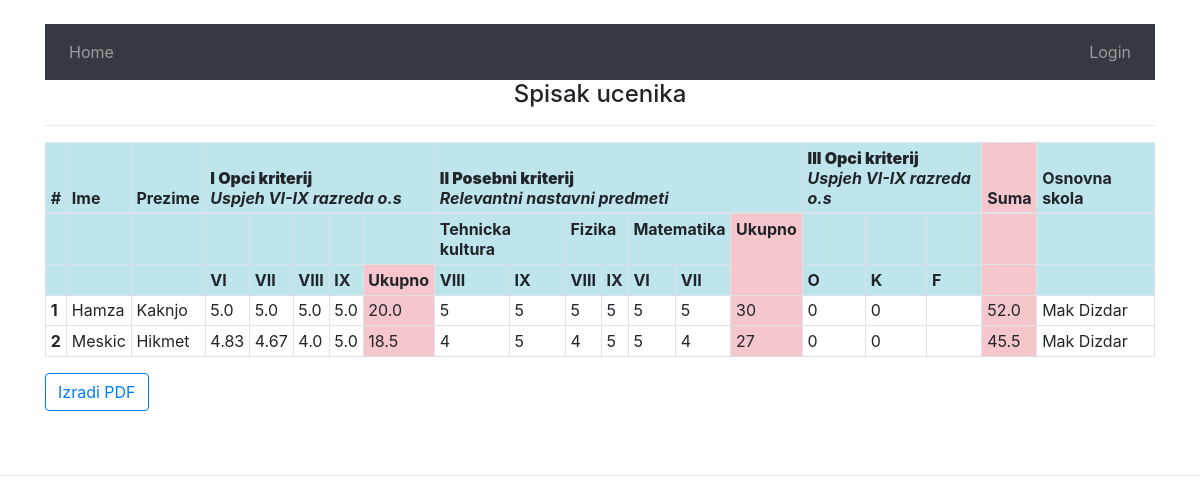
Screenshot of /tscze/smjer/3 with the database file from the repository.
### tehnicka/models.py (models this page shows, shortened)
class Kljucni_Predmeti(models.Model):
    naziv_pr=models.CharField(max_length=40)
    smjer=models.ManyToManyField(Smjer)

class Ucenik(models.Model):
    ime=models.CharField(max_length=60)
    prezime=models.CharField(max_length=60)
    godina_upisa=models.IntegerField(default=current_year)
    smjer=models.ManyToManyField(Smjer)
    skola_id=models.ForeignKey(Skola, on_delete=models.CASCADE )
    ukupno_bodova=models.FloatField(default='0')
    class Meta:
        verbose_name_plural = "Učenici"

class Skola(models.Model):
    ime_skole=models.CharField(max_length=60)
    class Meta:
        verbose_name_plural='Skole'

### tehnicka/views.py (the view)
# urls.py: path("smjer/<int:smjer_id>", views.index, name='index'),
def index(request,smjer_id):
    message=''
    if request.session.get('message'):
        message='Korisnik obrisan!'
        del request.session['message']
    return racunajStatistiku(request, smjer_id, message)

### tehnicka/templates/tehnicka/index.html (shortened to what this page needs)
{% extends "tehnicka/base.html" %}
{% block body %}
  <div class="container">
    <h4 style="text-align:center">  Spisak ucenika {{ br1  }} {{br2}}</h4>
    <hr>
      <div class="table-responsive" id="tbl_svi_ucenici">
        <table class="table table-sm table-hover table-bordered">
          <thead>
            <tr>
              <th  class="table-info" scope="col" rowspan="2">#</th>
              <th  class="table-info" scope="col" rowspan="3">Ime</th>
              <th  class="table-info" scope="col" rowspan="3">Prezime</th>
              <th  class="table-info" scope="col" rowspan="3" colspan="5" ><strong>I Opci kriterij </strong>
              <br> <em> Uspjeh VI-IX razreda o.s </em></th>
              <th  class="table-info" scope="col" rowspan="3" colspan="7" ><strong> II Posebni kriterij</strong>
              <br> <em> Relevantni nastavni predmeti </em></th>
              <th  class="table-info" scope="col" rowspan="3" colspan="3" ><strong>III Opci kriterij</strong>
              <br> <em> Uspjeh VI-IX razreda o.s</em></th>
              <th  class="table-danger" scope="col" rowspan="3"colspan="1">Suma</th>
              <th  class="table-info" scope="col" rowspan="3">Osnovna skola</th>
            </tr>
          </thead>
          <tbody>
            <tr>
              <th class="table-info" scope="col" rowspan="1"></th>
              <th class="table-info" scope="col" rowspan="1"></th>
              <th class="table-info" scope="col" rowspan="1"></th>
              <th class="table-info" scope="col" rowspan="1"></th>
              <th class="table-info" scope="col" rowspan="1"></th>
              <th class="table-info" scope="col" rowspan="1"></th>
              <th class="table-info" scope="col" rowspan="1"></th>
              <th class="table-info" scope="col" rowspan="1"></th>
            {% for predmet in kljucni_predmeti %}
              <th  class="table-info" scope="col" rowspan="1" colspan="2" >{{ predmet.naziv_pr }}</th>
                {% endfor %}
              <th  class="table-danger" scope="col" rowspan="2" colspan="1"> <center> Ukupno </center>  </th>
              <th class="table-info" scope="col" rowspan="1"></th>
              <th class="table-info" scope="col" rowspan="1"></th>
              <th class="table-info" scope="col" rowspan="1"></th>
              <th class="table-danger" scope="col" rowspan="1"></th>
              <th class="table-info" scope="col" rowspan="1"></th>
            </tr>
            <tr>
              <th class="table-info" scope="col" rowspan="1"></th>
              <th class="table-info" scope="col" rowspan="1"></th>
              <th class="table-info" scope="col" rowspan="1"></th>
              <th class="table-info" scope="col" rowspan="1"> VI </th>
              <th class="table-info" scope="col" rowspan="1"> VII </th>
              <th class="table-info" scope="col" rowspan="1"> VIII </th>
              <th class="table-info" scope="col" rowspan="1"> IX </th>
              <th class="table-danger" scope="col" rowspan="1"> <center> Ukupno </center> </th>
              <th class="table-info" scope="col" rowspan="1"> VIII </th>
              <th class="table-info" scope="col" rowspan="1"> IX </th>
              <th class="table-info" scope="col" rowspan="1"> VIII </th>
              <th class="table-info" scope="col" rowspan="1"> IX </th>
              <th class="table-info" scope="col" rowspan="1"> VI </th>
              <th class="table-info" scope="col" rowspan="1"> VII </th>
              <th class="table-info" scope="col" rowspan="1">O</th>
              <th class="table-info" scope="col" rowspan="1">K</th>
              <th class="table-info" scope="col" rowspan="1">F</th>
              <th class="table-danger" scope="col" rowspan="1"></th>
              <th class="table-info" scope="col" rowspan="1"></th>
            </tr>
            <tr>
              {% for ucenik in ucenici %}
              <tr>
                <th scope="row">{{ forloop.counter }}</th>
                <td>{{ ucenik.ime }}</td>
                <td>{{ ucenik.prezime }}</td>
                {% for key, value in prosjek_6.items %}
                  {% if key == ucenik.id %}
                  <td>{{ value }}</td>
                  {% endif %}
                {% endfor%}
                {% for key, value in prosjek_7.items %}
                  {% if key == ucenik.id %}
                  <td>{{ value }}</td>
                  {% endif %}
                {% endfor%}
                {% for key, value in prosjek_8.items %}
                  {% if key == ucenik.id %}
                  <td>{{ value }}</td>
                  {% endif %}
                {% endfor%}
                {% for key, value in prosjek_9.items %}
                  {% if key == ucenik.id %}
                  <td>{{ value }}</td>
                  {% endif %}
                {% endfor%}
                {% for key, value in prosjek_ukupno.items %}
                  {% if key == ucenik.id %}
                  <td class="table-danger">{{ value }}</td>
                  {% endif %}
                {% endfor%}
                {% for key, value in posebni_predmet_1_ocjena_razred8.items %}
                  {% if key == ucenik.id %}
                  <td>{{ value }}</td>
                  {% endif %}
                {% endfor%}
                {% for key, value in posebni_predmet_1_ocjena_razred9.items %}
                  {% if key == ucenik.id %}
                  <td>{{ value }}</td>
                  {% endif %}
                {% endfor%}
                {% for key, value in posebni_predmet_2_ocjena_razred8.items %}
                  {% if key == ucenik.id %}
                  <td>{{ value }}</td>
                  {% endif %}
                {% endfor%}
                {% for key, value in posebni_predmet_2_ocjena_razred9.items %}
                  {% if key == ucenik.id %}
                  <td>{{ value }}</td>
                  {% endif %}
                {% endfor%}
                {% for key, value in posebni_predmet_3_ocjena_razred6.items %}
                  {% if key == ucenik.id %}
                  <td>{{ value }}</td>
                  {% endif %}
                {% endfor%}
                {% for key, value in posebni_predmet_3_ocjena_razred7.items %}
                  {% if key == ucenik.id %}
                  <td>{{ value }}</td>
                  {% endif %}
                {% endfor%}
                {% for key, value in posebni_predmet_ukupno.items %}
                  {% if key == ucenik.id %}
                  <td class="table-danger">{{ value }}</td>
                  {% endif %}
                {% endfor%}
                {% for key, value in priznanje_opcinsko.items %}
                  {% if key == ucenik.id %}
                  <td>{{ value }}</td>
                  {% endif %}
                {% endfor%}
                {% for key, value in  priznanje_federalno.items %}
                  {% if key == ucenik.id %}
                  <td>{{ value }}</td>
                  {% endif %}
                {% endfor%}
                  <td>
                {% for key, value in  ukupno.items %}
                  {% if key == ucenik.id %}
                  <td class="table-danger" >{{ value }}</td>
                  {% endif %}
                {% endfor%}
                <td>{{ ucenik.skola_id.ime_skole }}</td>
              </tr>
              {% endfor%}
          </tbody>
        </table>
         <button type="button" class="btn btn-outline-primary "><a href="{% url 'tehnicka:get_pdf' smjer.id %}"<span>Izradi PDF</span></a></button>
      </div>
    </div>
    <br>
    <br>
    <hr>
{% endblock %}

### rows the page displays
Kljucni_Predmeti: naziv_pr "Tehnicka kultura"
Kljucni_Predmeti: naziv_pr "Fizika"
Kljucni_Predmeti: naziv_pr "Matematika"
Ucenik: ime "Hamza", prezime "Kaknjo", prosjek_6 "5.0", prosjek_7 "5.0", prosjek_8 "5.0", prosjek_9 "5.0", prosjek_ukupno "20.0", posebni_predmet_1_ocjena_razred8 "5", posebni_predmet_1_ocjena_razred9 "5", posebni_predmet_2_ocjena_razred8 "5", posebni_predmet_2_ocjena_razred9 "5", posebni_predmet_3_ocjena_razred6 "5", posebni_predmet_3_ocjena_razred7 "5", posebni_predmet_ukupno "30", priznanje_opcinsko "0", priznanje_federalno "0", ukupno "52.0", skola_id.ime_skole "Mak Dizdar"
Ucenik: ime "Meskic", prezime "Hikmet", prosjek_6 "4.83", prosjek_7 "4.67", prosjek_8 "4.0", prosjek_9 "5.0", prosjek_ukupno "18.5", posebni_predmet_1_ocjena_razred8 "4", posebni_predmet_1_ocjena_razred9 "5", posebni_predmet_2_ocjena_razred8 "4", posebni_predmet_2_ocjena_razred9 "5", posebni_predmet_3_ocjena_razred6 "5", posebni_predmet_3_ocjena_razred7 "4", posebni_predmet_ukupno "27", priznanje_opcinsko "0", priznanje_federalno "0", ukupno "45.5", skola_id.ime_skole "Mak Dizdar"
